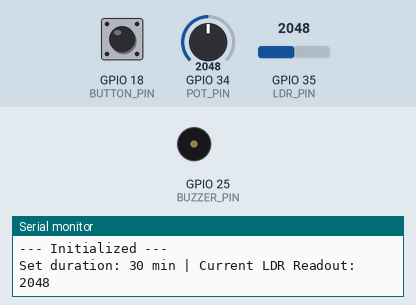
This sketch was run on a simulated ESP32. On the bench: buzzer (waves = sounding), the last lines printed to the serial monitor. The inputs (shaded band) are chosen by the test bench; at power-on: GPIO 18 (BUTTON_PIN) HIGH, GPIO 35 (LDR_PIN) = 2048, GPIO 34 (POT_PIN) = 2048.

Above: at 1.2 s.
1.3 s: GPIO 18 (BUTTON_PIN) pulled LOW for 0.15 s
At 1.5 s:
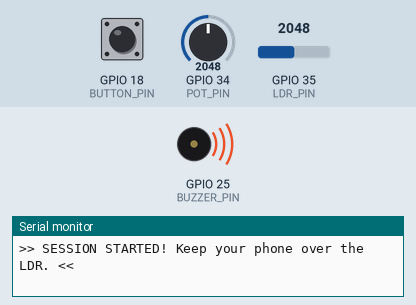
3.1 s: GPIO 35 (LDR_PIN) set to 1929
At 3.8 s:
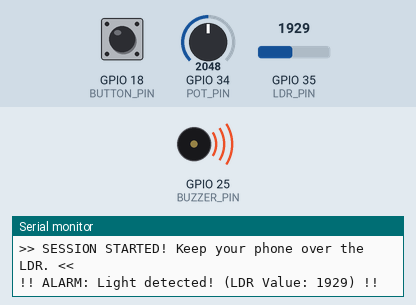
4.6 s: GPIO 18 (BUTTON_PIN) pulled LOW for 1 s
Timing chart, 0 to 7.6 s (numbered marks = the images above; inputs shaded):
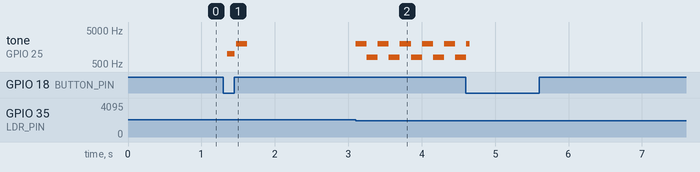

The sketch:

TimeoutTurtle.ino
```cpp
// ==========================================
// PIN DEFINITIONS
// ==========================================
const int POT_PIN      = 34; // Potentiometer signal (ADC1)
const int BUTTON_PIN   = 18; // Push button (Input with internal pull-up)
const int BUZZER_PIN   = 25; // Passive buzzer pin
const int LDR_PIN      = 35; // LDR Photoresistor pin (ADC1)

// ==========================================
// THRESHOLDS & TONE FREQUENCIES
// ==========================================
const int LIGHT_THRESHOLD = 2000; // Above = Dark (Covered), Below = Light (Exposed)

// Alarm Frequencies (in Hz)
const int TONE_LOW  = 800;
const int TONE_HIGH = 2000;

// ==========================================
// SYSTEM STATES
// ==========================================
enum SystemState {
  IDLE,       // Setting up timer
  ACTIVE,     // Study session active, monitoring LDR
  ALARM,      // Phone picked up! Siren sounding
  FINISHED    // Timer completed successfully
};

SystemState currentState = IDLE;

unsigned long sessionStartTime = 0;
unsigned long sessionDurationMs = 0;

// Button debounce helper
bool lastButtonState = HIGH;
unsigned long lastDebounceTime = 0;
const unsigned long DEBOUNCE_DELAY = 50;

// Alarm sound timing helper
unsigned long lastSirenToggle = 0;
bool sirenPitchHigh = false;

void setup() {
  Serial.begin(115200);

  pinMode(BUTTON_PIN, INPUT_PULLUP);
  pinMode(LDR_PIN, INPUT);

  // Ensure buzzer starts completely silent
  noTone(BUZZER_PIN);

  Serial.println("--- Initialized ---");
}

void loop() {
  bool currentButtonReading = digitalRead(BUTTON_PIN);
  bool buttonPressed = false;

  // Handle button debounce
  if (currentButtonReading != lastButtonState) {
    lastDebounceTime = millis();
  }
  if ((millis() - lastDebounceTime) > DEBOUNCE_DELAY) {
    static bool buttonState = HIGH;
    if (currentButtonReading != buttonState) {
      buttonState = currentButtonReading;
      if (buttonState == LOW) {
        buttonPressed = true;
      }
    }
  }
  lastButtonState = currentButtonReading;

  // Read LDR light intensity
  int ldrValue = analogRead(LDR_PIN);

  // ==========================================
  // STATE MACHINE LOGIC
  // ==========================================
  switch (currentState) {

    // 1. SETTING THE TIMER
    case IDLE: {
      noTone(BUZZER_PIN); // Keep silent

      int potVal = analogRead(POT_PIN);
      int targetMinutes = map(potVal, 0, 4095, 1, 60);

      static unsigned long lastPrint = 0;
      if (millis() - lastPrint > 1000) {
        Serial.print("Set duration: ");
        Serial.print(targetMinutes);
        Serial.print(" min | Current LDR Readout: ");
        Serial.println(ldrValue);
        lastPrint = millis();
      }

      if (buttonPressed) {
        sessionDurationMs = (unsigned long)targetMinutes * 60 * 1000;
        sessionStartTime = millis();
        currentState = ACTIVE;

        // Friendly start chime (Low pitch -> High pitch)
        tone(BUZZER_PIN, 1000, 100);
        delay(120);
        tone(BUZZER_PIN, 2000, 150);

        Serial.println(">> SESSION STARTED! Keep your phone over the LDR. <<");
      }
      break;
    }

    // 2. MONITORING STUDY SESSION
    case ACTIVE: {
      unsigned long elapsedTime = millis() - sessionStartTime;

      // Timer completed successfully
      if (elapsedTime >= sessionDurationMs) {
        currentState = FINISHED;
        Serial.println(">> SUCCESS! Study session completed! <<");

        // Victory fanfare melody
        tone(BUZZER_PIN, 523, 150); delay(200); // Note C5
        tone(BUZZER_PIN, 659, 150); delay(200); // Note E5
        tone(BUZZER_PIN, 784, 300); delay(350); // Note G5
        noTone(BUZZER_PIN);
        break;
      }

      // Check if phone was removed
      if (ldrValue < LIGHT_THRESHOLD) {
        currentState = ALARM;
        Serial.print("!! ALARM: Light detected! (LDR Value: ");
        Serial.print(ldrValue);
        Serial.println(") !!");
      }

      // Manual cancel via button
      if (buttonPressed) {
        currentState = IDLE;
        Serial.println("Session canceled by user.");
      }
      break;
    }

    // 3. ALARM STATE (Two-Tone Siren)
    case ALARM: {
      // Non-blocking alternating siren tone (flips pitch every 150ms)
      if (millis() - lastSirenToggle >= 150) {
        lastSirenToggle = millis();
        sirenPitchHigh = !sirenPitchHigh;

        if (sirenPitchHigh) {
          tone(BUZZER_PIN, TONE_HIGH);
        } else {
          tone(BUZZER_PIN, TONE_LOW);
        }
      }

      // Condition 1: Reset by pressing button
      if (buttonPressed) {
        noTone(BUZZER_PIN);
        currentState = IDLE;
        Serial.println("Alarm reset by button press.");
        break;
      }

      // Condition 2: Reset/Mute by putting phone back over LDR
      if (ldrValue >= LIGHT_THRESHOLD) {
        noTone(BUZZER_PIN);
        currentState = ACTIVE; // Resumes counting down
        Serial.println("Phone placed back! Alarm muted, session resumed.");
        break;
      }
      break;
    }

    // 4. FINISHED STATE
    case FINISHED: {
      noTone(BUZZER_PIN);

      if (buttonPressed) {
        currentState = IDLE;
      }
      break;
    }
  }
}
```

Measured:
- the behaviour switches between 2000 and 1999 on GPIO 35 (LDR_PIN) (found by bisection; images 1 and 2)
- after the input at 1.3 s, tone on GPIO 25 (BUZZER_PIN): silent → 1000 Hz after 0.05 s, → silent 0.10 s later, → 2000 Hz 0.02 s later, → silent 0.15 s later
- after the input at 3.1 s, tone on GPIO 25 (BUZZER_PIN): alternates 2000 Hz for 0.15 s and 800 Hz for 0.15 s, starting at once
